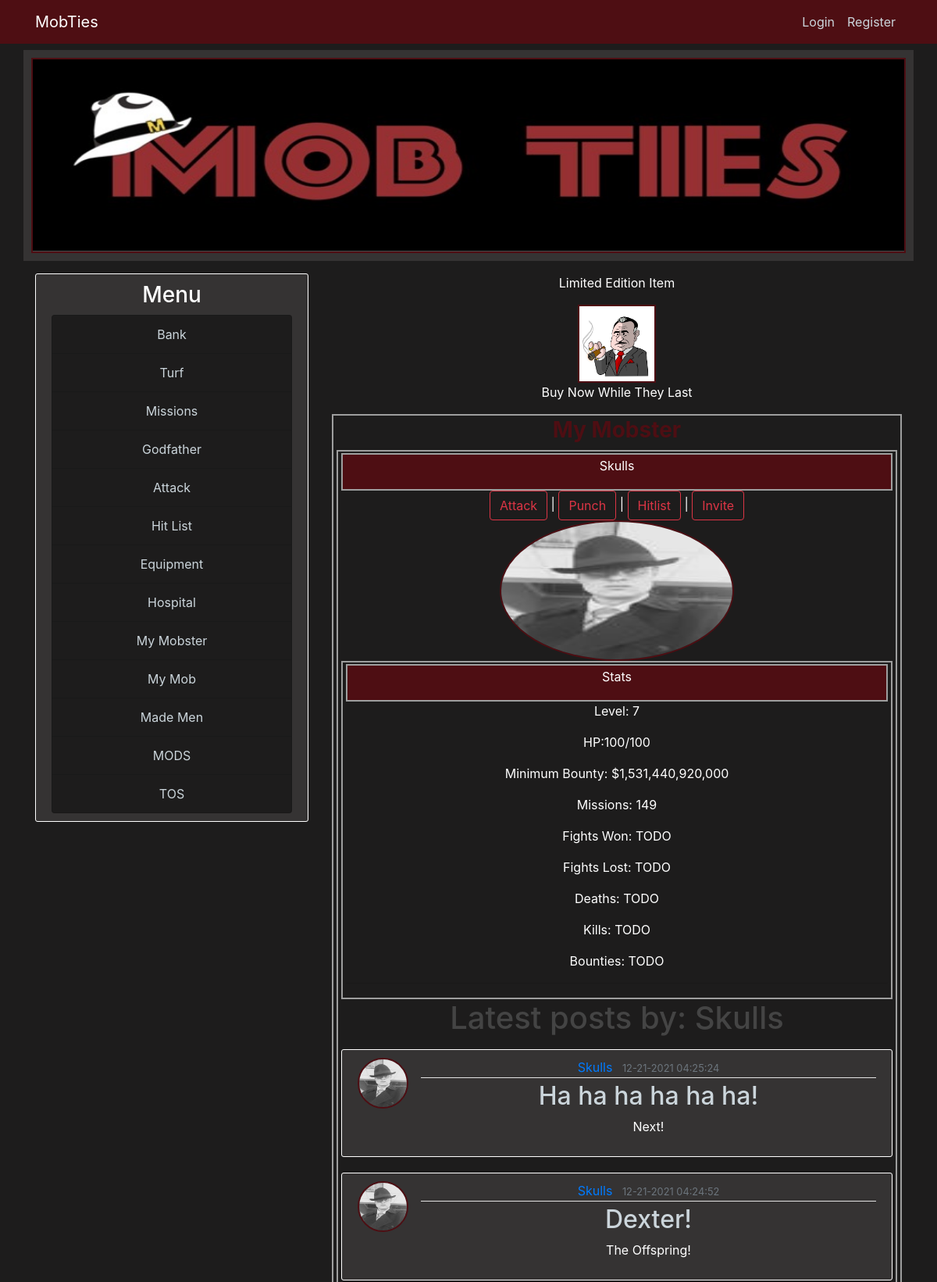
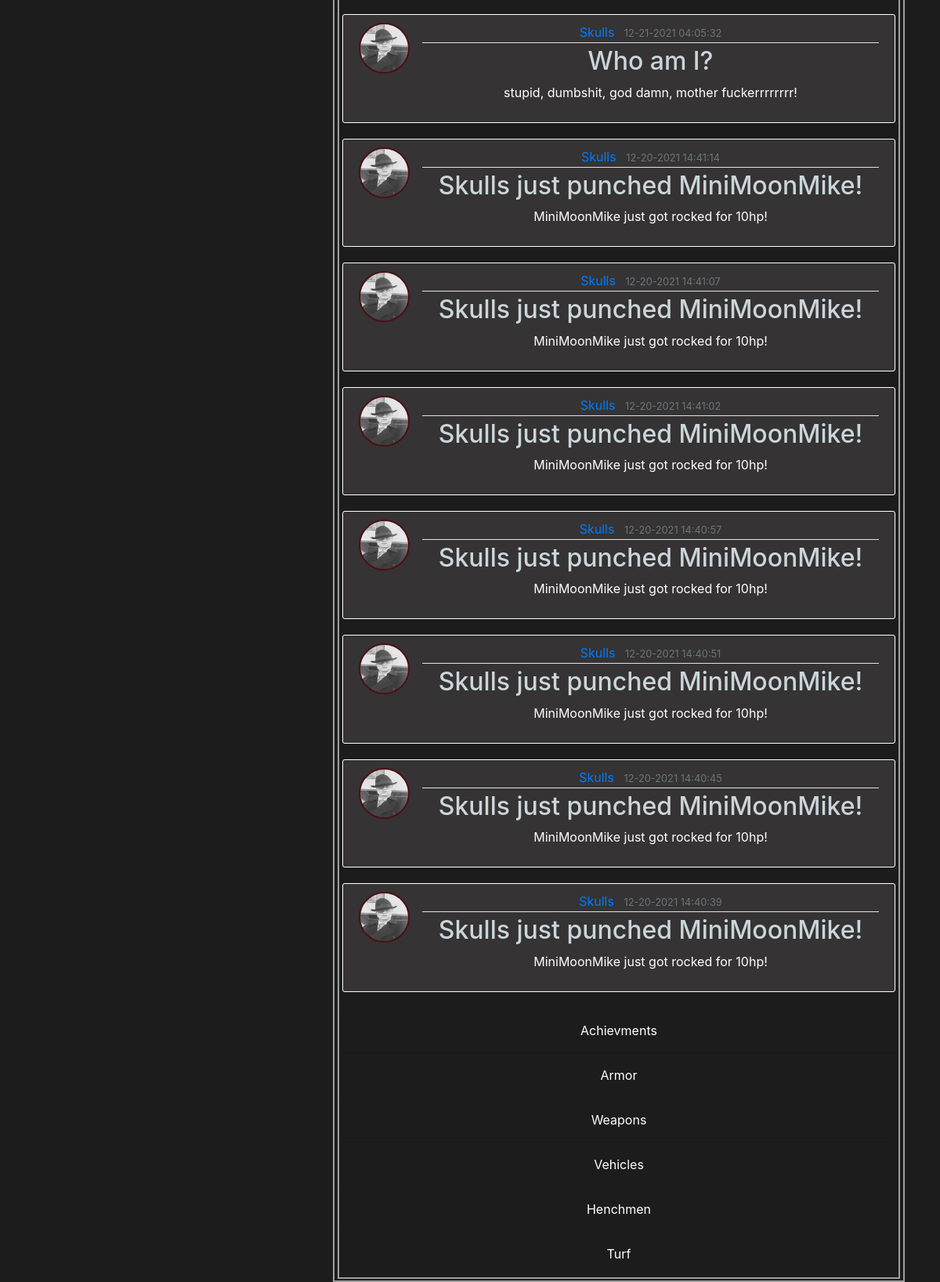
The app's page /my_mobster/4 with its own data (2 pictures, top to bottom).
### mobster/models.py (models this page shows, shortened)
class User(db.Model, UserMixin):
    id = db.Column(db.Integer, primary_key=True)
    username = db.Column(db.String(22), unique=True, nullable=False)
    email = db.Column(db.String(120), unique=True, nullable=False)
    image_file = db.Column(db.String(20), nullable=False, default='default.jpg')
    password = db.Column(db.String(60), nullable=False)
    cash_on_hand = db.Column(db.Integer, default=0)
    cash_in_bank = db.Column(db.Integer, default=0)
    posts = db.relationship('Post', backref='author', lazy=True)
    items = db.relationship('User_Items', lazy=True)
    turf = db.relationship('User_Turf', lazy=True)
    stats = db.relationship('User_Stats', uselist=False)

class User_Stats(db.Model):
    id = db.Column(db.Integer, primary_key=True)
    user_level = db.Column(db.Integer, nullable=False, default=1)
    user_current_health = db.Column(db.Integer, default=100)
    user_max_health = db.Column(db.Integer, default=100)
    user_in_icu = db.Column(db.Boolean, default=False)
    user_health_thread_running = db.Column(db.Boolean, default=False)
    user_current_energy = db.Column(db.Integer, default=10)
    user_max_energy = db.Column(db.Integer, default=10)
    user_energy_thread_running = db.Column(db.Boolean, default=False)
    user_current_stamina = db.Column(db.Integer, default=10)
    user_max_stamina = db.Column(db.Integer, default=10)
    user_stamina_thread_running = db.Column(db.Boolean, default=False)
    user_experience = db.Column(db.Integer, nullable=False, default=0)
    user_total_income = db.Column(db.Integer, default=0)
    user_current_mission_id = db.Column(db.Integer, default=1)
    user_current_mission_stage = db.Column(db.Integer, default=1)
    user_on_hitlist = db.Column(db.Boolean, default=False)
    user_current_bounty = db.Column(db.Integer, default=0)
    experience_to_level_up = db.Column(db.Integer, nullable=False, default=100)
    user_id = db.Column(db.Integer, db.ForeignKey('user.id'), nullable=False)

### mobster/routes.py (the view)
@app.route("/my_mobster/<id>")
def my_mobster(id):
    user = User.query.filter_by(id=id).first_or_404()
    min_bounty = user.stats.user_total_income * 10
    latest_mission = user.stats.user_current_mission_id
    latest_stage = user.stats.user_current_mission_stage
    total_missions = 0
    i = 1
    while i < latest_mission:
        mission = Missions.query.get(i)
        total_missions += mission.mission_required_mastery
        i += 1
    total_missions += latest_stage
    posts = Post.query.filter_by(author=user).order_by(Post.date_posted.desc()).paginate(per_page=10)
    form = HospitalForm()
    hitlist_form = HitListForm()
    attack_form = AttackForm()
    invite_form = InviteForm()
    return render_template('game_templates/my_mobster.html', title='My Mobster', form=form, hitlist_form=hitlist_form, attack_form=attack_form, invite_form=invite_form, user=user, min_bounty=min_bounty, total_missions=total_missions, posts=posts)

### mobster/forms.py
class HospitalForm(FlaskForm):
    heal_submit = SubmitField('Heal')
    punch_submit = SubmitField('Punch')

class HitListForm(FlaskForm):
    bounty = IntegerField('Set Bounty', validators=[NumberRange(min=1)])
    hitlist_submit = SubmitField('Add to Hitlist')

### mobster/templates/game_templates/my_mobster.html (shortened to what this page needs)
{% extends "layout.html" %}
{% block body %}
    <div class="page-container">
        <div>
            <h3><b>My Mobster</b></h3>
            <div class="page-container">
                <div class="page-container-head">
                    <p>{{ user.username }}</p>
                </div>
                <div>
                    <button type="button" class="btn btn-outline-danger" data-toggle="modal" data-target="#attackModal">Attack</button>
                     | <form style="display:inline;" method="post" action="../hospital/punch/{{user.id}}">{{ form.punch_submit(class="btn btn-outline-danger") }}</form>
                      | <button type="button" class="btn btn-outline-danger" data-toggle="modal" data-target="#hitlistModal">Hitlist</button>
                       | <button type="button" class="btn btn-outline-danger" data-toggle="modal" data-target="#inviteModal">Invite</button>
                </div>
                <div>
                    <img class="rounded-circle" src="{{url_for('static',filename='images/' + user.image_file)}}" width="300" height="180">
                </div>
                <div class="page-container">
                    <div class="page-container-head">
                        <p>Stats</p>
                    </div>
                    <p>Level: {{ user.stats.user_level }}</p>
                    <p>HP:<span id="current_health">{{ user.stats.user_current_health }}</span>/<span id="max_health">{{ user.stats.user_max_health }}</span></p>
                    <p>Minimum Bounty: ${{ '{:,}'.format(min_bounty) }}</p>
                    <p>Missions: {{total_missions}}</p>
                    <p>Fights Won: TODO</p>
                    <p>Fights Lost: TODO</p>
                    <p>Deaths: TODO</p>
                    <p>Kills: TODO</p>
                    <p>Bounties: TODO</p>
                    <hr>
                </div>
                <div>
                    <h1 class="mb-3">Latest posts by: {{ user.username }}</h1>
                    {% for post in posts.items %}
                        <article class="media content-section">
                            <img class="rounded-circle article-img" src="{{ url_for('static', filename='images/' + post.author.image_file) }}" alt="Article Image">
                            <div class="media-body">
                                <div class="article-metadata">
                                    <a class="mr-2" href="{{ url_for('user_pages', username=post.author.username) }}">{{ post.author.username }}</a>
                                    <small class="text-muted">{{ post.date_posted.strftime('%m-%d-%Y %H:%M:%S') }}</small>
                                </div>
                                <h2><a class="article-title" href="{{ url_for('post', post_id=post.id) }}">{{ post.title }}</a></h2>
                                <p class="article-content">{{ post.content }}</p>
                            </div>
                        </article>
                    {% endfor %}
                </div>
                    <hr>
                    <p>Achievments</p>
                    <hr>
                    <p>Armor</p>
                    <hr>
                    <p>Weapons</p>
                    <hr>
                    <p>Vehicles</p>
                    <hr>
                    <p>Henchmen</p>
                    <hr>
                    <p>Turf</p>
                </div>
            </div>
        </div>
    </div>
    </div>
{% endblock %}

### mobster/static/main.css (style rules this page uses)
body { background: #1d1c1c; color: #ffffff; margin-top: 4rem; }
h1, h2, h3, h4, h5 { color: #444444; }
.content-section { background: #353333; padding: 10px 20px; border: 1px solid #FFFFFF; border-radius: 3px; margin-bottom: 20px; }
.article-title { color: #cbd5db; }
.article-content { white-space: pre-line; }
.article-img { height: 65px; width: 65px; margin-right: 16px; }
.article-metadata { padding-bottom: 1px; margin-bottom: 4px; border-bottom: 1px solid #e3e3e3 }
h3 { color: #4e0e13; }
.page-container { background: #1d1c1c; padding: 2px 4px; border: 2px solid #9E9E9E; text-align: center; }
.page-container-head { background: #4e0e13; padding: 2px 4px; border: 2px solid #9E9E9E; text-align: center; }
img { border: 2px solid #4e0e13 }

### records on screen
User: username "Skulls", image_file (picture), author.username "Skulls" "Skulls" "Skulls" "Skulls" "Skulls" "Skulls" "Skulls" "Skulls" "Skulls" "Skulls"
User_Stats: stats.user_level "7", stats.user_current_health "100", stats.user_max_health "100"

### other values on screen
{{ '{:,}'.format(min_bounty) }} "1,531,440,920,000"
{{ total_missions }} "149"
{{ post.date_posted.strftime('%m-%d-%Y %H:%M:%S') }} "12-21-2021 04:25:24" "12-21-2021 04:24:52" "12-21-2021 04:05:32" "12-20-2021 14:41:14" "12-20-2021 14:41:07" "12-20-2021 14:41:02" "12-20-2021 14:40:57" "12-20-2021 14:40:51" "12-20-2021 14:40:45" "12-20-2021 14:40:39"
{{ post.title }} "Ha ha ha ha ha ha!" "Dexter!" "Who am I?" "Skulls just punched MiniMoonMike!" "Skulls just punched MiniMoonMike!" "Skulls just punched MiniMoonMike!" "Skulls just punched MiniMoonMike!" "Skulls just punched MiniMoonMike!" "Skulls just punched MiniMoonMike!" "Skulls just punched MiniMoonMike!"
{{ post.content }} "Next!" "The Offspring!" "stupid, dumbshit, god damn, mother fuckerrrrrrrr!" "MiniMoonMike just got rocked for 10hp!" "MiniMoonMike just got rocked for 10hp!" "MiniMoonMike just got rocked for 10hp!" "MiniMoonMike just got rocked for 10hp!" "MiniMoonMike just got rocked for 10hp!" "MiniMoonMike just got rocked for 10hp!" "MiniMoonMike just got rocked for 10hp!"
